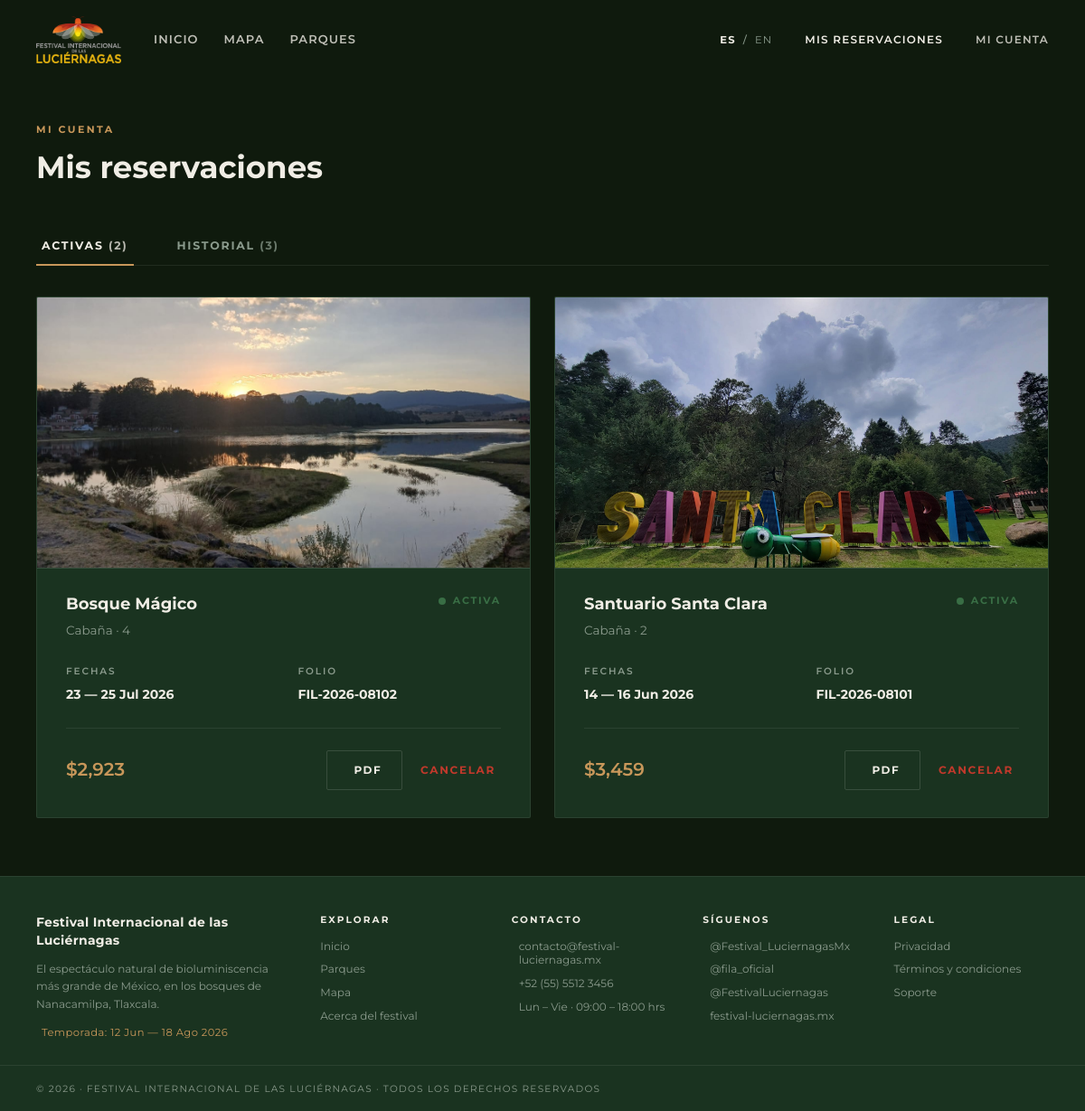
/mis-reservaciones/ (signed in), run on the app's committed database.
### apps/core/models.py (models this page shows, shortened)
class Reservacion(models.Model):
    ESTADOS = [
        ("activa", "Activa"),
        ("completada", "Completada"),
        ("cancelada", "Cancelada"),
    ]
    folio = models.CharField("folio", max_length=24, unique=True)
    usuario = models.ForeignKey(
        settings.AUTH_USER_MODEL,
        related_name="reservaciones",
        on_delete=models.CASCADE,
    )
    parque = models.ForeignKey(
        Parque, related_name="reservaciones", on_delete=models.PROTECT
    )
    tipo_hospedaje = models.CharField("tipo de hospedaje", max_length=20, default="Cabaña")
    fecha_entrada = models.DateField("entrada")
    fecha_salida = models.DateField("salida")
    noches = models.PositiveSmallIntegerField("noches", default=1)
    personas = models.PositiveSmallIntegerField("personas", default=1)
    subtotal = models.PositiveIntegerField("subtotal", default=0)
    servicio = models.PositiveIntegerField("servicio", default=0)
    impuestos = models.PositiveIntegerField("impuestos", default=0)
    total = models.PositiveIntegerField("total", default=0)
    estado = models.CharField("estado", max_length=12, choices=ESTADOS, default="activa")
    metodo_pago_marca = models.CharField("marca de tarjeta", max_length=20, blank=True, default="Visa")
    metodo_pago_last4 = models.CharField("últimos 4 dígitos", max_length=4, blank=True)
    creada = models.DateTimeField("creada", auto_now_add=True)
    class Meta:
        verbose_name = "reservación"
        verbose_name_plural = "reservaciones"
        ordering = ["-creada"]

class Parque(models.Model):
    TIPOS = [
        ("Cabaña", "Cabaña"),
        ("Camping", "Camping"),
    ]
    slug = models.SlugField("identificador", unique=True)
    nombre = models.CharField("nombre", max_length=120)
    tipo = models.CharField("tipo", max_length=20, choices=TIPOS, default="Cabaña")
    precio = models.PositiveIntegerField("precio por noche", default=0)
    capacidad_personas = models.PositiveSmallIntegerField("capacidad por hospedaje", default=4)
    capacidad_cabanas = models.PositiveSmallIntegerField("cupo de cabañas", default=0)
    capacidad_camping = models.PositiveSmallIntegerField("cupo de zonas de camping", default=0)
    rating = models.DecimalField("calificación", max_digits=2, decimal_places=1, default=4.5)
    direccion = models.CharField("dirección", max_length=200, blank=True)
    lat = models.FloatField("latitud", default=19.46)
    lng = models.FloatField("longitud", default=-98.55)
    carpeta_imagenes = models.CharField(
        "carpeta de imágenes",
        max_length=80,
        help_text="Nombre de la carpeta en static/core/assets/parks/",
    )
    activo = models.BooleanField("activo", default=True)
    ultima_edicion = models.DateTimeField("última edición", auto_now=True)
    class Meta:
        verbose_name = "parque"
        verbose_name_plural = "parques"
        ordering = ["-rating", "nombre"]
    @property
    def name(self):
        return self.nombre
    @property
    def images(self):
        return [
            f"core/assets/parks/{self.carpeta_imagenes}/imagen{i}.jpg"
            for i in range(1, 6)
        ]

class ContactoFestival(models.Model):
    email = models.EmailField("correo de contacto", default="contacto@festival-luciernagas.mx")
    telefono = models.CharField("teléfono", max_length=40, default="+52 (55) 5512 3456")
    horario = models.CharField("horario", max_length=120, default="Lun – Vie · 09:00 – 18:00 hrs")
    instagram = models.CharField("Instagram", max_length=120, blank=True, default="@Festival_LuciernagasMx")
    web = models.CharField("Sitio web", max_length=120, blank=True, default="festival-luciernagas.mx")
    twitter = models.CharField("Twitter / X", max_length=120, blank=True, default="@fila_oficial")
    youtube = models.CharField("YouTube", max_length=120, blank=True, default="@FestivalLuciernagas")
    mensaje_soporte = models.TextField(
        "mensaje de soporte",
        default=(
            "Si necesitas ayuda con tu reservación o tienes preguntas sobre el "
            "Festival Internacional de las Luciérnagas, escríbenos a "
            "contacto@festival-luciernagas.mx. Te responderemos en un máximo de "
            "24 horas hábiles."
        ),
    )
    fechas_festival = models.CharField("fechas del festival", max_length=80, default="12 Jun — 18 Ago 2026")
    num_parques = models.PositiveSmallIntegerField("número de parques", default=6)
    class Meta:
        verbose_name = "información de contacto"
        verbose_name_plural = "información de contacto"
    @classmethod
    def get_solo(cls):
        obj = cls.objects.first()
        if obj is None:
            obj = cls.objects.create()
        return obj

### apps/core/views.py (the view)
# urls.py: path("mis-reservaciones/", views.reservations, name="reservations"),
@login_required
def reservations(request):
    qs = request.user.reservaciones.select_related("parque")
    activas = [r for r in qs if r.estado == "activa"]
    historial = [r for r in qs if r.estado != "activa"]
    return render(
        request, "core/account/reservations.html",
        _context("reservations", activas=activas, historial=historial),
    )

### apps/core/context_processors.py (called while the page is built)
def idioma_actual(request):
    lang = request.session.get("idioma")
    if lang not in LANGS:
        user = getattr(request, "user", None)
        if user is not None and user.is_authenticated and user.idioma in LANGS:
            lang = user.idioma
        else:
            lang = "es"
    return lang

def i18n(request):
    lang = idioma_actual(request)
    return {"LANG": lang, "t": get_dict(lang)}

def festival(request):
    try:
        contacto = ContactoFestival.get_solo()
    except Exception:
        contacto = None
    return {"festival_contacto": contacto}

### apps/core/translations.py (called while the page is built)
def get_dict(lang):
    return TRANSLATIONS.get(lang, ES)

### apps/core/views.py (called while the page is built)
def _context(active="home", title="Festival Internacional de las Luciérnagas 2026", **extra):
    parks = list(
        Parque.objects.filter(activo=True).prefetch_related("amenidades", "resenas")
    )
    context = {
        "active": active,
        "page_title": title,
        "parks": parks,
        "featured_parks": parks[:3],
    }
    context.update(extra)
    return context

### apps/core/templates/core/account/reservations.html (shortened to what this page needs)
{% extends "core/base.html" %}
{% load static %}
{% load humanize %}
{% block content %}
<section class="reservations-page">
  <p class="eyebrow">Mi cuenta</p>
  <h1 class="page-title">Mis reservaciones</h1>
  <div class="reservation-tabs" role="tablist" aria-label="Reservaciones">
    <button class="is-active" type="button" role="tab" aria-selected="true" data-reservation-tab="active">Activas <span>({{ activas|length }})</span></button>
    <button type="button" role="tab" aria-selected="false" data-reservation-tab="history">Historial <span>({{ historial|length }})</span></button>
  </div>
  <div class="reservation-panel is-active" data-reservation-panel="active">
    <div class="reservation-grid">
      {% for r in activas %}
      <article class="card reservation-card reservation-card--full">
        <img src="{% static r.parque.images.0 %}" alt="{{ r.parque.name }}" class="reservation-card__photo">
        <div class="reservation-card__body">
          <div class="reservation-card__head">
            <div>
              <h2>{{ r.parque.name }}</h2>
              <p>{{ r.tipo_hospedaje }} &middot;  {{ r.personas }} </p>
            </div>
            <span class="reservation-status reservation-status--active"><i></i> Activa</span>
          </div>
          <div class="reservation-card__meta">
            <p><span>Fechas</span><strong>{{ r.fecha_entrada|date:"j" }} &mdash; {{ r.fecha_salida|date:"j M Y" }}</strong></p>
            <p><span>Folio</span><strong>{{ r.folio }}</strong></p>
          </div>
          <div class="reservation-card__footer">
            <strong class="reservation-price">${{ r.total|intcomma }}</strong>
            <div class="reservation-actions">
              <a class="button button--secondary" href="#"> PDF</a>
              <button class="reservation-cancel" type="button" data-open-modal="modal-cancelar"
                      data-folio="{{ r.folio }}" data-parque="{{ r.parque.name }}"
                      data-fechas="{{ r.fecha_entrada|date:'j' }} — {{ r.fecha_salida|date:'j M Y' }}"
                      data-total="${{ r.total|intcomma }} MXN"
                      data-cancel-url="{% url 'core:cancelar_reservacion' r.folio %}">Cancelar</button>
            </div>
          </div>
        </div>
      </article>
      {% empty %}
        <p class="muted">No tienes reservaciones activas. <a class="text-link" href="{% url 'core:park_list' %}">Explora los parques →</a></p>
      {% endfor %}
    </div>
  </div>
</section>
{% endblock %}

### apps/core/templates/core/partials/footer.html (shortened to what this page needs)
<footer class="footer footer--rich">
  <div class="footer__main">
    <div class="footer__brand">
      <strong class="footer__brand-name">Festival Internacional de las Luci&eacute;rnagas</strong>
      <p class="footer__tagline">{{ t.footer_tagline }}</p>
      {% if festival_contacto %}
        <p class="footer__season">
          {{ t.footer_dates }}: {{ festival_contacto.fechas_festival }}
        </p>
      {% endif %}
    </div>
    <nav class="footer__col" aria-label="{{ t.footer_explore }}">
      <p class="footer__col-title">{{ t.footer_explore }}</p>
      <a href="{% url 'core:home' %}">{{ t.nav_inicio }}</a>
      <a href="{% url 'core:park_list' %}">{{ t.nav_parques }}</a>
      <a href="{% url 'core:map' %}">{{ t.nav_mapa }}</a>
      <a href="{% url 'core:home' %}">{{ t.footer_about }}</a>
    </nav>
    {% if festival_contacto %}
      <div class="footer__col">
        <p class="footer__col-title">{{ t.footer_contact }}</p>
        <a href="mailto:{{ festival_contacto.email }}"> {{ festival_contacto.email }}</a>
        <a href="tel:{{ festival_contacto.telefono }}"> {{ festival_contacto.telefono }}</a>
        <span class="footer__static"> {{ festival_contacto.horario }}</span>
      </div>
      <div class="footer__col">
        <p class="footer__col-title">{{ t.footer_follow }}</p>
        {% if festival_contacto.instagram %}<a href="#"> {{ festival_contacto.instagram }}</a>{% endif %}
        {% if festival_contacto.twitter %}<a href="#"> {{ festival_contacto.twitter }}</a>{% endif %}
        {% if festival_contacto.youtube %}<a href="#"> {{ festival_contacto.youtube }}</a>{% endif %}
        {% if festival_contacto.web %}<a href="#"> {{ festival_contacto.web }}</a>{% endif %}
      </div>
    {% endif %}
    <nav class="footer__col" aria-label="{{ t.footer_legal }}">
      <p class="footer__col-title">{{ t.footer_legal }}</p>
      <a href="#">{{ t.footer_privacy }}</a>
      <a href="#">{{ t.footer_terms }}</a>
      <a href="#">{{ t.footer_support }}</a>
    </nav>
  </div>
  <div class="footer__bottom">
    <span class="footer__copy">&copy; 2026 &middot; Festival Internacional de las Luci&eacute;rnagas &middot; {{ t.footer_rights }}</span>
  </div>
</footer>

### data on the page
Reservacion: parque.carpeta_imagenes (picture), parque.name "Bosque Mágico", tipo_hospedaje "Cabaña", personas "4", fecha_entrada "23", fecha_salida "25 Jul 2026", folio "FIL-2026-08102", total "2,923"
Reservacion: parque.carpeta_imagenes (picture), parque.name "Santuario Santa Clara", tipo_hospedaje "Cabaña", personas "2", fecha_entrada "14", fecha_salida "16 Jun 2026", folio "FIL-2026-08101", total "3,459"
ContactoFestival: fechas_festival "12 Jun — 18 Ago 2026", email "contacto@festival-luciernagas.mx", telefono "+52 (55) 5512 3456", horario "Lun – Vie · 09:00 – 18:00 hrs", instagram "@Festival_LuciernagasMx", twitter "@fila_oficial", youtube "@FestivalLuciernagas", web "festival-luciernagas.mx"

### other printed values
{{ t.nav_inicio }} "INICIO"
{{ t.nav_mapa }} "MAPA"
{{ t.nav_parques }} "PARQUES"
{{ t.nav_reservaciones }} "MIS RESERVACIONES"
{{ t.nav_cuenta }} "MI CUENTA"
{{ activas|length }} "2"
{{ historial|length }} "3"
{{ t.footer_tagline }} "El espectáculo natural de bioluminiscencia más grande de México, en los bosques de Nanacamilpa, Tlaxcala."
{{ t.footer_dates }} "Temporada"
{{ t.footer_explore }} "EXPLORAR"
{{ t.nav_inicio }} "Inicio"
{{ t.nav_parques }} "Parques"
{{ t.nav_mapa }} "Mapa"
{{ t.footer_about }} "Acerca del festival"
{{ t.footer_contact }} "CONTACTO"
